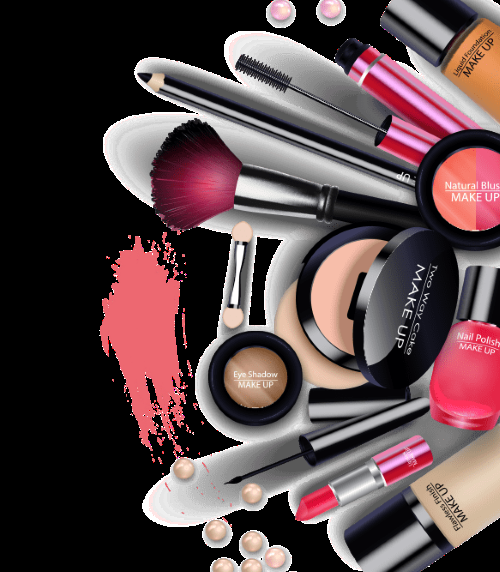
#> input picture citraindah5.png, 500 x 572 px
$ python HSV.py
#> lines starting #> are read from the running program, lines starting #| are printed output that depends on the picture
import cv2

# Load image
img = cv2.imread("citraindah5.png")
#> img is the input picture: shape (572, 500, 3); mean B, G, R 72, 70, 90

# Convert image to HSV format
hsv_img = cv2.cvtColor(img, cv2.COLOR_BGR2HSV)
#> hsv_img: shape (572, 500, 3); mean H, S, V 50.4, 42.5, 91.3

# Extract Hue, Saturation, and Value channels
hue = hsv_img[:,:,0]
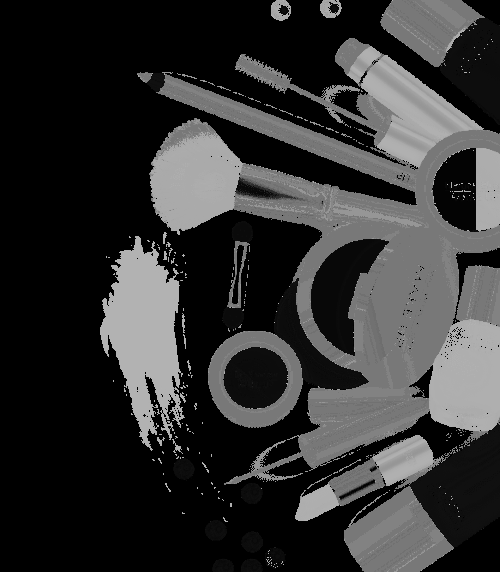
#> hue: shape (572, 500); min 0, max 179, mean 50.4
saturation = hsv_img[:,:,1]
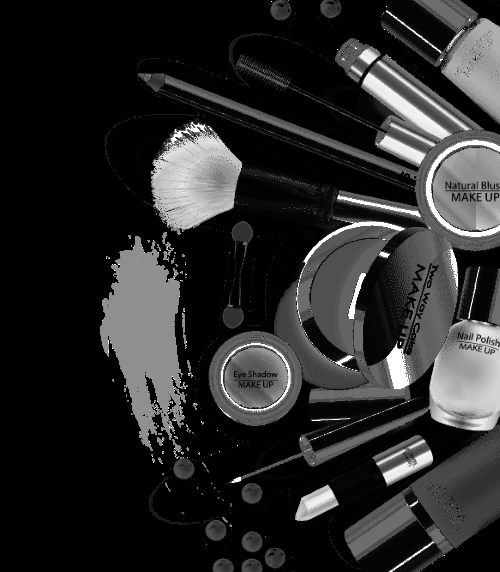
#> saturation: shape (572, 500); min 0, max 255, mean 42.5
value = hsv_img[:,:,2]
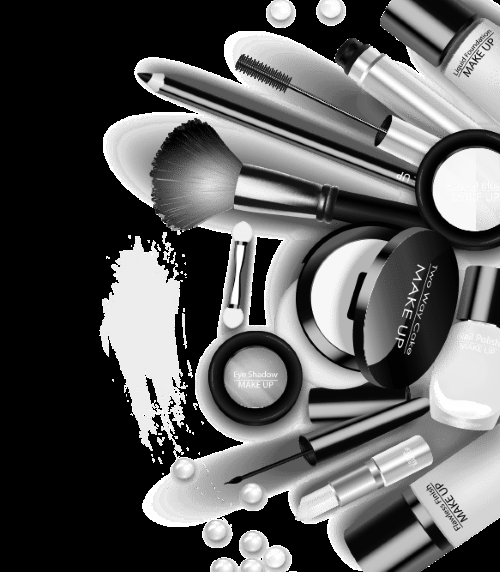
#> value: shape (572, 500); min 0, max 255, mean 91.3

# Display extracted channels
cv2.imshow("Hue Channel", hue)
cv2.imshow("Saturation Channel", saturation)
cv2.imshow("Value Channel", value)

# Wait for user to close window
cv2.waitKey(0)

# Clean up resources
cv2.destroyAllWindows()

$ run again, with citraedward1.jpg saved as citraindah5.png
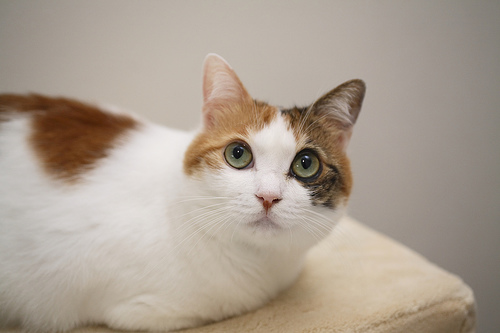
#> input picture citraedward1.jpg, 500 x 333 px
#> img is the input picture: shape (333, 500, 3); mean B, G, R 146, 159, 171.6
#> hsv_img: shape (333, 500, 3); mean H, S, V 15.6, 42.3, 171.6
#> `saturation = hsv_img[:,:,1]`:
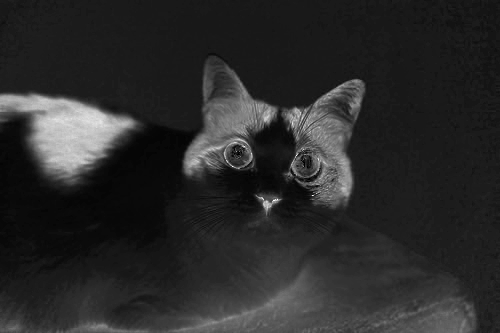
#> saturation: shape (333, 500); min 0, max 255, mean 42.3
#> `value = hsv_img[:,:,2]`:
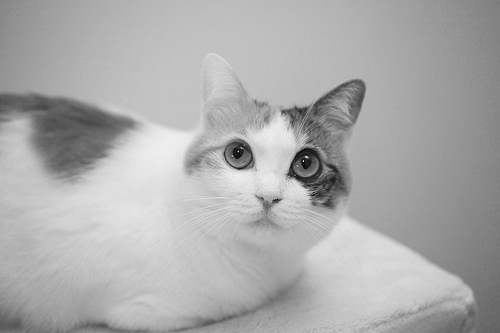
#> value: shape (333, 500); min 7, max 241, mean 171.6
